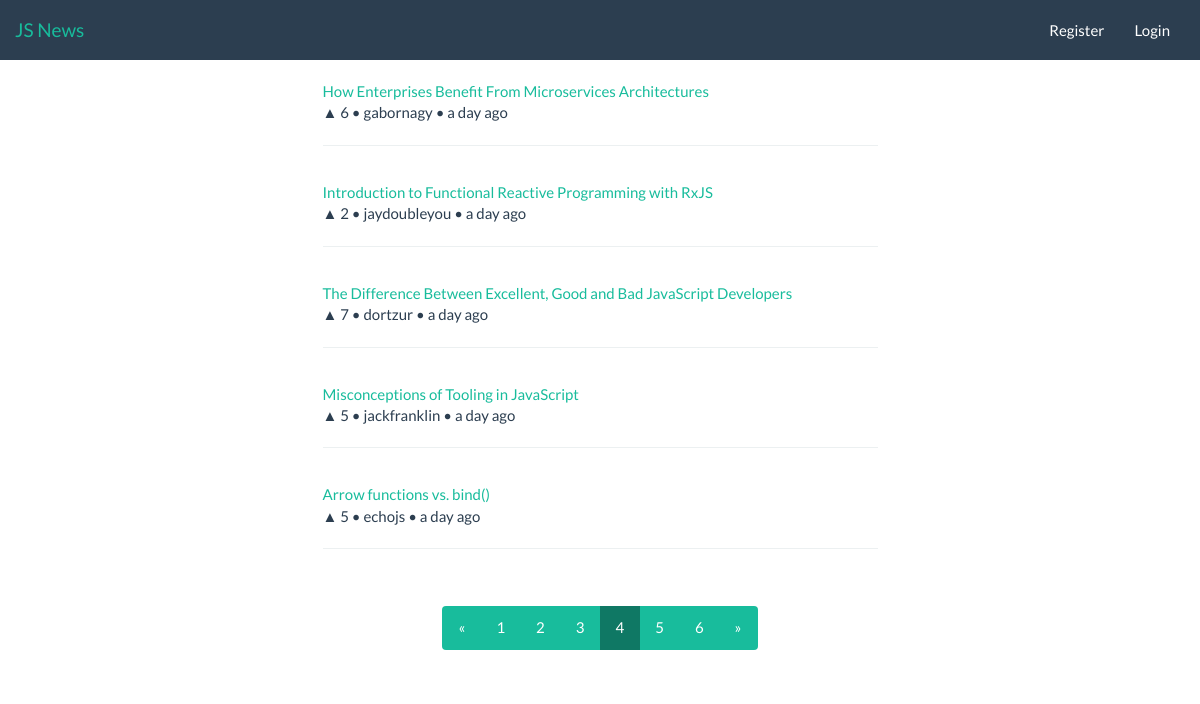
/?page=4, run on the app's committed database.
### articles/models.py (models this page shows, shortened)
class Article(models.Model):
    url = models.CharField(max_length=1000)
    title = models.CharField(max_length=1000)
    username = models.CharField(max_length=100)
    up = models.IntegerField(default=0, editable=False)
    down = models.IntegerField(default=0, editable=False)
    comments = models.IntegerField(default=0, editable=False)
    created_time = models.DateTimeField(editable=False)
    visited_time = models.DateTimeField(null=True, blank=True, editable=False)
    bookmarked_time = models.DateTimeField(null=True, blank=True, editable=False)

### articles/views.py (the view)
# urls.py: url(r'^$', views.index, name='index'),
def index(request):
    latest_article_list = Article.objects.order_by('-created_time')
    paginator = Paginator(latest_article_list, 5)
    page = request.GET.get('page')
    try:
        articles = paginator.page(page)
    except PageNotAnInteger:
        articles = paginator.page(1)
    except EmptyPage:
        articles = paginator.page(paginator.num_pages)
    for article in articles.object_list:
        article.created_time = article.created_time.strftime("%Y-%m-%dT%H:%M:%S")
    return render(request, 'articles/index.html', {
        'articles': articles,
        'paginator': paginator
    })

### articles/templates/articles/index.html (shortened to what this page needs)
{% extends 'base.html' %}
{% block content %}
    <div class="container">
        <div class="row articles-container">
            {% if articles %}
                {% for article in articles %}
                    <article class="col-md-6 col-md-offset-3">
                        <a href="{{ article.url }}/">{{ article.title }}</a>
                        <p>
                            &#x25B2; {{ article.up }}
                            &#x2022; {{ article.username }}
                            &#x2022; <span class="created_time">{{ article.created_time }}</span>
                        </p>
                        <hr>
                    </article>
                {% endfor %}
                <div class="col-md-6 col-md-offset-3 text-center">
                    <ul class="pagination">
                        {% if articles.has_previous %}
                            <li><a href="?page={{ articles.previous_page_number }}">&laquo;</a></li>
                        {% else %}
                            <li class="disabled"><a href="#">&laquo;</a></li>
                        {% endif %}
                        {% for i in paginator.page_range %}
                            {% if articles.number == i %}
                                <li class="active"><a href="?page={{ i }}">{{ i }}</a></li>
                            {% else %}
                                <li><a href="?page={{ i }}">{{ i }}</a></li>
                            {% endif %}
                        {% endfor %}
                        {% if articles.has_next %}
                            <li><a href="?page={{ articles.next_page_number }}">&raquo;</a></li>
                        {% else %}
                            <li class="disabled"><a href="#">&raquo;</a></li>
                        {% endif %}
                    </ul>
                </div>
            {% else %}
                <p>No articles are available.</p>
            {% endif %}
        </div>
    </div>
{% endblock %}

### articles/static/css/main.css (style rules this page uses)
article { padding-bottom: 1em; }

### data on the page
Article: title "How Enterprises Benefit From Microservices Architectures", up "6", username "gabornagy"
Article: title "Introduction to Functional Reactive Programming with RxJS", up "2", username "jaydoubleyou"
Article: title "The Difference Between Excellent, Good and Bad JavaScript Developers", up "7", username "dortzur"
Article: title "Misconceptions of Tooling in JavaScript", up "5", username "jackfranklin"
Article: title "Arrow functions vs. bind()", up "5", username "echojs"

### other printed values
{{ i }} "1" "2" "3" "5" "6"
{{ i }} "4"
